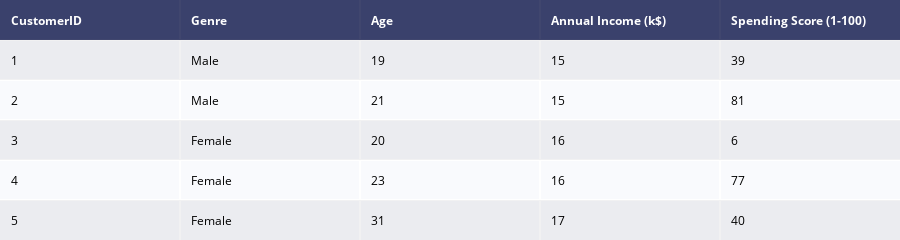

Notebook code cell kept with this figure:
### Code cell
data = ff.create_table(mall_data.head())
py.iplot(data)

### Figure 1 — Plotly figure (JSON) as saved in the notebook; plotly's stock layout.template omitted (floating-point values rounded to 4 significant figures)
{"data": [{"colorscale": [[0, "#00083e"], [0.5, "#ededee"], [1, "#ffffff"]], "hoverinfo": "none", "opacity": 0.75, "showscale": false, "type": "heatmap", "z": [[0, 0, 0, 0, 0], [0.5, 0.5, 0.5, 0.5, 0.5], [1, 1, 1, 1, 1], [0.5, 0.5, 0.5, 0.5, 0.5], [1, 1, 1, 1, 1], [0.5, 0.5, 0.5, 0.5, 0.5]]}], "layout": {"annotations": [{"align": "left", "font": {"color": "#ffffff"}, "showarrow": false, "text": "<b>CustomerID</b>", "x": -0.45, "xanchor": "left", "xref": "x", "y": 0, "yref": "y"}, {"align": "left", "font": {"color": "#ffffff"}, "showarrow": false, "text": "<b>Genre</b>", "x": 0.55, "xanchor": "left", "xref": "x", "y": 0, "yref": "y"}, {"align": "left", "font": {"color": "#ffffff"}, "showarrow": false, "text": "<b>Age</b>", "x": 1.55, "xanchor": "left", "xref": "x", "y": 0, "yref": "y"}, {"align": "left", "font": {"color": "#ffffff"}, "showarrow": false, "text": "<b>Annual Income (k$)</b>", "x": 2.55, "xanchor": "left", "xref": "x", "y": 0, "yref": "y"}, {"align": "left", "font": {"color": "#ffffff"}, "showarrow": false, "text": "<b>Spending Score (1-100)</b>", "x": 3.55, "xanchor": "left", "xref": "x", "y": 0, "yref": "y"}, {"align": "left", "font": {"color": "#000000"}, "showarrow": false, "text": "1", "x": -0.45, "xanchor": "left", "xref": "x", "y": 1, "yref": "y"}, {"align": "left", "font": {"color": "#000000"}, "showarrow": false, "text": "Male", "x": 0.55, "xanchor": "left", "xref": "x", "y": 1, "yref": "y"}, {"align": "left", "font": {"color": "#000000"}, "showarrow": false, "text": "19", "x": 1.55, "xanchor": "left", "xref": "x", "y": 1, "yref": "y"}, {"align": "left", "font": {"color": "#000000"}, "showarrow": false, "text": "15", "x": 2.55, "xanchor": "left", "xref": "x", "y": 1, "yref": "y"}, {"align": "left", "font": {"color": "#000000"}, "showarrow": false, "text": "39", "x": 3.55, "xanchor": "left", "xref": "x", "y": 1, "yref": "y"}, {"align": "left", "font": {"color": "#000000"}, "showarrow": false, "text": "2", "x": -0.45, "xanchor": "left", "xref": "x", "y": 2, "yref": "y"}, {"align": "left", "font": {"color": "#000000"}, "showarrow": false, "text": "Male", "x": 0.55, "xanchor": "left", "xref": "x", "y": 2, "yref": "y"}, {"align": "left", "font": {"color": "#000000"}, "showarrow": false, "text": "21", "x": 1.55, "xanchor": "left", "xref": "x", "y": 2, "yref": "y"}, {"align": "left", "font": {"color": "#000000"}, "showarrow": false, "text": "15", "x": 2.55, "xanchor": "left", "xref": "x", "y": 2, "yref": "y"}, {"align": "left", "font": {"color": "#000000"}, "showarrow": false, "text": "81", "x": 3.55, "xanchor": "left", "xref": "x", "y": 2, "yref": "y"}, {"align": "left", "font": {"color": "#000000"}, "showarrow": false, "text": "3", "x": -0.45, "xanchor": "left", "xref": "x", "y": 3, "yref": "y"}, {"align": "left", "font": {"color": "#000000"}, "showarrow": false, "text": "Female", "x": 0.55, "xanchor": "left", "xref": "x", "y": 3, "yref": "y"}, {"align": "left", "font": {"color": "#000000"}, "showarrow": false, "text": "20", "x": 1.55, "xanchor": "left", "xref": "x", "y": 3, "yref": "y"}, {"align": "left", "font": {"color": "#000000"}, "showarrow": false, "text": "16", "x": 2.55, "xanchor": "left", "xref": "x", "y": 3, "yref": "y"}, {"align": "left", "font": {"color": "#000000"}, "showarrow": false, "text": "6", "x": 3.55, "xanchor": "left", "xref": "x", "y": 3, "yref": "y"}, {"align": "left", "font": {"color": "#000000"}, "showarrow": false, "text": "4", "x": -0.45, "xanchor": "left", "xref": "x", "y": 4, "yref": "y"}, {"align": "left", "font": {"color": "#000000"}, "showarrow": false, "text": "Female", "x": 0.55, "xanchor": "left", "xref": "x", "y": 4, "yref": "y"}, {"align": "left", "font": {"color": "#000000"}, "showarrow": false, "text": "23", "x": 1.55, "xanchor": "left", "xref": "x", "y": 4, "yref": "y"}, {"align": "left", "font": {"color": "#000000"}, "showarrow": false, "text": "16", "x": 2.55, "xanchor": "left", "xref": "x", "y": 4, "yref": "y"}, {"align": "left", "font": {"color": "#000000"}, "showarrow": false, "text": "77", "x": 3.55, "xanchor": "left", "xref": "x", "y": 4, "yref": "y"}, {"align": "left", "font": {"color": "#000000"}, "showarrow": false, "text": "5", "x": -0.45, "xanchor": "left", "xref": "x", "y": 5, "yref": "y"}, {"align": "left", "font": {"color": "#000000"}, "showarrow": false, "text": "Female", "x": 0.55, "xanchor": "left", "xref": "x", "y": 5, "yref": "y"}, {"align": "left", "font": {"color": "#000000"}, "showarrow": false, "text": "31", "x": 1.55, "xanchor": "left", "xref": "x", "y": 5, "yref": "y"}, {"align": "left", "font": {"color": "#000000"}, "showarrow": false, "text": "17", "x": 2.55, "xanchor": "left", "xref": "x", "y": 5, "yref": "y"}, {"align": "left", "font": {"color": "#000000"}, "showarrow": false, "text": "40", "x": 3.55, "xanchor": "left", "xref": "x", "y": 5, "yref": "y"}], "height": 230, "margin": {"b": 0, "l": 0, "r": 0, "t": 0}, "xaxis": {"dtick": 1, "gridwidth": 2, "showticklabels": false, "tick0": -0.5, "ticks": "", "zeroline": false}, "yaxis": {"autorange": "reversed", "dtick": 1, "gridwidth": 2, "showticklabels": false, "tick0": 0.5, "ticks": "", "zeroline": false}}}
